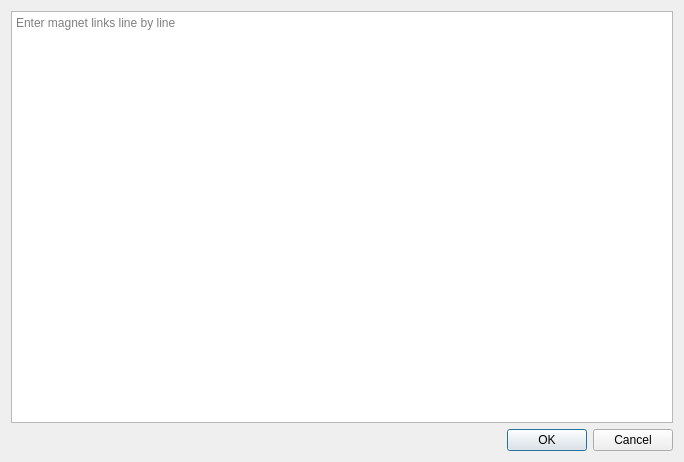
<?xml version="1.0" encoding="UTF-8"?>
<ui version="4.0">
 <class>LoadMagnetDialog</class>
 <widget class="QDialog" name="LoadMagnetDialog">
  <property name="geometry">
   <rect>
    <x>0</x>
    <y>0</y>
    <width>684</width>
    <height>462</height>
   </rect>
  </property>
  <property name="windowTitle">
   <string>Dialog</string>
  </property>
  <layout class="QGridLayout" name="gridLayout">
   <item row="0" column="0">
    <widget class="QTextEdit" name="textEdit">
     <property name="placeholderText">
      <string>Enter magnet links line by line</string>
     </property>
    </widget>
   </item>
   <item row="1" column="0">
    <widget class="QDialogButtonBox" name="buttonBox">
     <property name="orientation">
      <enum>Qt::Orientation::Horizontal</enum>
     </property>
     <property name="standardButtons">
      <set>QDialogButtonBox::StandardButton::Cancel|QDialogButtonBox::StandardButton::Ok</set>
     </property>
    </widget>
   </item>
  </layout>
 </widget>
 <resources/>
 <connections>
  <connection>
   <sender>buttonBox</sender>
   <signal>accepted()</signal>
   <receiver>LoadMagnetDialog</receiver>
   <slot>accept()</slot>
   <hints>
    <hint type="sourcelabel">
     <x>248</x>
     <y>254</y>
    </hint>
    <hint type="destinationlabel">
     <x>157</x>
     <y>274</y>
    </hint>
   </hints>
  </connection>
  <connection>
   <sender>buttonBox</sender>
   <signal>rejected()</signal>
   <receiver>LoadMagnetDialog</receiver>
   <slot>reject()</slot>
   <hints>
    <hint type="sourcelabel">
     <x>316</x>
     <y>260</y>
    </hint>
    <hint type="destinationlabel">
     <x>286</x>
     <y>274</y>
    </hint>
   </hints>
  </connection>
 </connections>
</ui>
